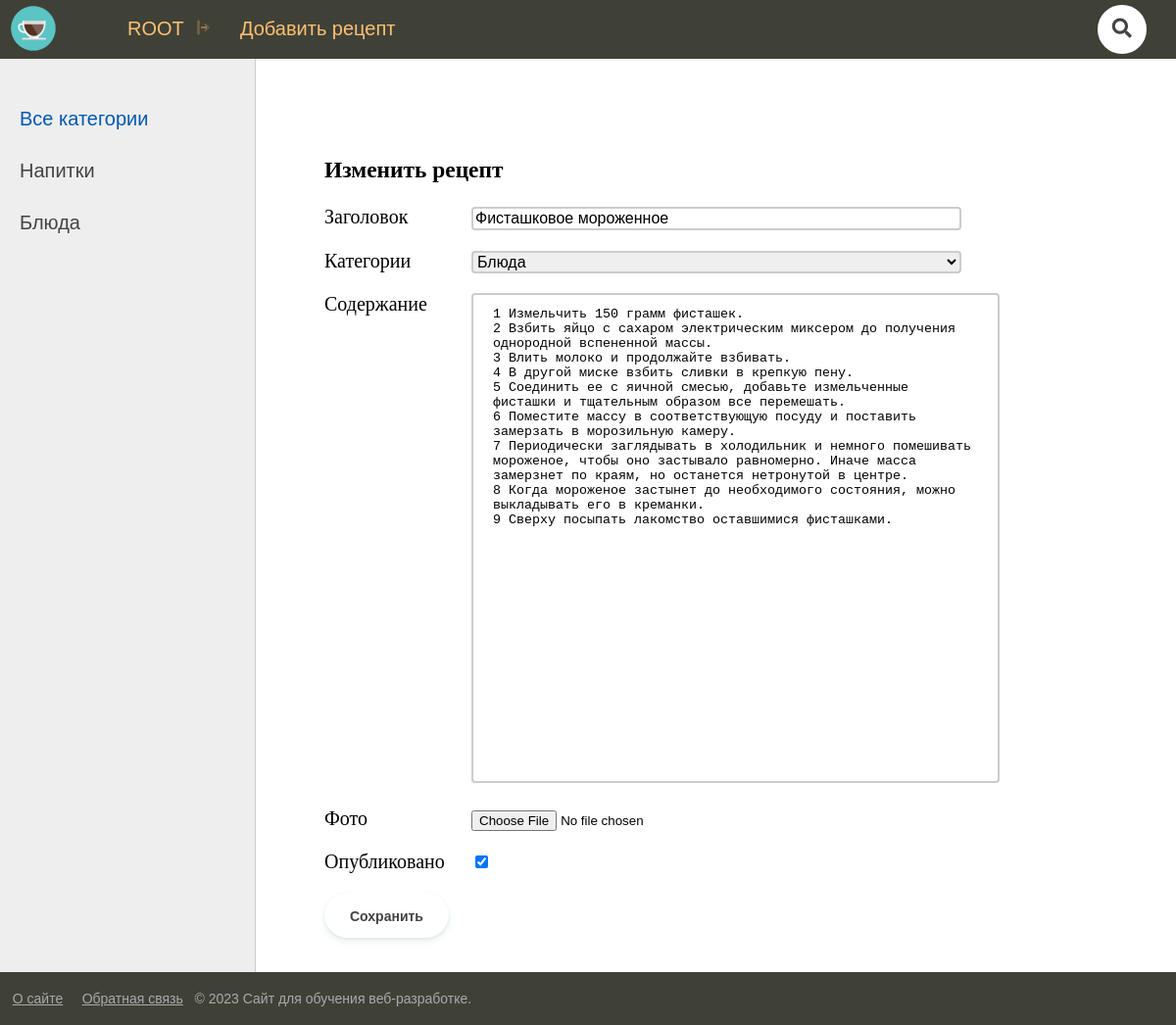
The app's page /post/blog-6/edite/ (signed in) with its own data.
### blog/models.py (models this page shows, shortened)
class Category(models.Model):
    name = models.CharField(max_length=100, db_index=True, verbose_name="Категория")
    slug = AutoSlugField(populate_from="name", max_length=255, unique=True, db_index=True, verbose_name="URL")
    def __str__(self):
        return self.name
    def get_absolute_url(self):
        return reverse('category', kwargs={'cat_slug': self.slug})
    class Meta:
        verbose_name = 'Категория'
        verbose_name_plural = 'Категории'
        ordering = ['id']

class Blog(models.Model):
    title = models.CharField(max_length=255, verbose_name="Заголовок")
    slug = AutoSlugField(populate_from="title", max_length=255, unique=True, db_index=True, verbose_name="URL")
    content = models.TextField(blank=True, verbose_name="Содержание")
    photo = models.ImageField(upload_to="photos/%Y/%m/%d/", verbose_name="Фото", blank=True)
    time_create = models.DateTimeField(auto_now_add=True, verbose_name="Время создания")
    time_update = models.DateTimeField(auto_now=True, verbose_name="Время изменения")
    is_published = models.BooleanField(default=False, verbose_name="Опубликовано")
    cat = models.ForeignKey('Category', on_delete=models.PROTECT, verbose_name="Категории")
    author = models.ForeignKey(User, on_delete=models.PROTECT, verbose_name="Автор")
    votes = GenericRelation("LikeDislike", related_query_name='blog')
    class Meta:
        verbose_name = 'Блог'
        verbose_name_plural = 'Блоги'
        ordering = ['-time_create', 'title']

### blog/views.py (the view)
# urls.py: path('post/<slug:slug>/edite/', PostUpdateView.as_view(), name='post_update'),
class PostUpdateView(DataMixin, UpdateView):
    model = Blog
    form_class = AddPostForm
    template_name = "blog/addpage.html"
    success_url = reverse_lazy("home")
    def dispatch(self, request, *args, **kwargs):
        author = Blog.objects.get(slug=self.kwargs["slug"]).author
        if request.user.is_authenticated and request.user == author:
            return super().dispatch(request, *args, **kwargs)
        else:
            return redirect("login")
    def get_context_data(self, *, object_list=None, **kwargs):
        context = super().get_context_data(**kwargs)
        context["title"] = "Изменить рецепт"
        c_def = self.get_user_data()
        context.update(c_def)
        return context

### blog/forms.py (shortened to what this page needs)
class AddPostForm(forms.ModelForm):
    def __init__(self, *args, **kwargs):
        super().__init__(*args, **kwargs)
        self.fields["cat"].empty_label = "Категория не выбрана"
    class Meta:
        model = Blog
        fields = ["title", "cat", "content", "photo", "is_published"]
        widgets ={
            "title": forms.TextInput(attrs={'class': 'form-input', "placeholder": "Название рецепта"}),
            "content": forms.Textarea(attrs={'cols': 60, 'rows': 10}),
        }

### blog/utils.py (called while the page is built)
    def get_user_data(self, **kwargs):
        context = kwargs
        cats = Category.objects.all()
        context["cats"] = cats
        context["header_menu"] = header_menu
        context["footer_menu"] = footer_menu
        if "cat_selected" not in context:
            context["cat_selected"] = 0
        return context

### blog/templates/blog/addpage.html (shortened to what this page needs)
{% extends 'blog/base.html' %}
{% block content %}
<h3>{{ title }}</h3>
<form action="{{ post.get_absolute_url }}" method="post" enctype="multipart/form-data">
{% for f in form %}
<p><label class="form-label" for="{{ f.id_for_label }}">{{ f.label }}</label>{{ f }}</p>
{% endfor %}
<button type="submit">Сохранить</button>
</form>
{% endblock %}

### blog/templates/blog/base.html (shortened to what this page needs)
{% load static %}
<!DOCTYPE html>
<html>
<head>
	<link type="text/css" href="{% static 'blog/css/styles.css' %}" rel="stylesheet" />
	<link rel="stylesheet" href="https://maxcdn.bootstrapcdn.com/font-awesome/4.5.0/css/font-awesome.min.css">
</head>
<body>
<table class="table-page" border=0 cellpadding="0" cellspacing="0">
<tr><td valign=top>
{% block mainmenu %}
		<div class="header">
			<ul id="mainmenu" class="mainmenu">
				<li class="logo"><a href="{% url 'home' %}"><div class="logo"></div></a></li>
				<li class="first">
				 {% if request.user.is_authenticated %}
					<li class="first"> {{user.username | upper }}&nbsp;&nbsp;<a href="{% url 'logout' %}"><img class="logout" src="{% static 'blog/images/logout1.svg' %}"</img></a></li>
				{% else %}
					<li class="first"><a href="{% url 'register' %}">Регистрация</a> | <a href="{% url 'login' %}">Войти</a></li>
				{% endif %}
				</li>
				{% for m in header_menu %}
					<li><a href="{% url m.url_name %}">{{m.title}}</a></li>
				{% endfor %}
				<li class="last">
					<li class="last">
						<link rel="stylesheet" href="https://use.fontawesome.com/releases/v5.3.1/css/all.css">
						<form class="search" action="{% url 'search' %}" method="get">
  							<i class="fa fa-search"></i>
						</form>
					</li>
				</li>
			</ul>
		</div>
{% endblock mainmenu %}
<table class="table-content" border=0 cellpadding="0" cellspacing="0">
<tr>
	<td valign="top" class="left-chapters">
	<ul id="leftchapters">
{% if cat_selected == 0 %}
		<li class="selected">Все категории</li>
{% else %}
		<li><a href="{% url 'home' %}">Все категории</a></li>
{% endif %}
{% for c in cats %}
		{% if cat_selected == c.pk %}
			<li class="selected">{{ c.name }}</li>
		{% else %}
			<li><a href="{{ c.get_absolute_url }}">{{ c.name }}</a></li>
		{% endif %}
{% endfor %}
	</ul>
</td>
<td valign="top" class="content">
	<div class="content-text">
{% block content %}
{% endblock %}
	</div>
</td></tr></table>
</td></tr>
<tr><td valign=top>
	<div id="footer">
	<p>
		{% for m in footer_menu %}
			&nbsp; <a href="{% url m.url_name %}">{{m.title}}</a> &nbsp;
		{% endfor %}
		&copy; {% now "Y" %} Сайт для обучения веб-разработке.
	</p>
	</div>
</td></tr></table>
</body>
</html>

### blog/static/blog/css/styles.css (style rules this page uses)
html, body { font-family: 'Arial'; margin: 0; padding: 0; height: 100%; width: 100%; color: #444; }
a { color: black; text-decoration: none; }
form.search { position: relative; top: 50%; left: 50%; transform: translate(-50%,-50%); transition: all 1s; width: 50px; height: 50px; background: white; box-sizing: border-box; border-radius: 25px; border: 4px solid white; padding: 5px; margin: 12px 0px 0 0px; }
.fa { box-sizing: border-box; padding: 10px; width: 42.5px; height: 42.5px; position: absolute; top: 0; right: 0; border-radius: 50%; color: #444; text-align: center; font-size: 1.2em; transition: all 1s; }
img { max-width: 600px; height: auto; }
img.logout { opacity:0.5; filter:alpha(opacity=50); }
.table-page { width: 100%; height: 100%; vertical-align: top; }
.table-page tr { height: 100%; }
.header { background: #3F4137; height: 60px; z-index: 999999; }
.logo { background: url('../images/logo.png') no-repeat 10px 5px; width: 70px; height: 60px; }
ul.mainmenu { list-style: none; margin: 0; padding: 0; height: 60px; color: #fdc073; font-size: 20px; overflow: hidden; }
ul.mainmenu li { float: left; margin: 18px 0px 0 30px; }
ul.mainmenu li.logo { margin: 0; }
ul.mainmenu li.last { float: right; }
ul.mainmenu li a { color: #fdc073; text-decoration: none; }
.table-content { width: 100%; min-height: 100%; height: 100%; }
.left-chapters { margin: 0; background: #eee; border-right: 1px solid #ccc; min-height: 100%; }
.left-chapters ul { width: 230px; min-height: 100%; margin: 0; padding: 20px 10px 10px 20px; list-style: none; font-size: 20px; min-height: calc(100vh - 55px); }
.left-chapters ul li { margin: 30px 0 0 0; color: #999; }
.left-chapters ul li.selected { color: #0059b2; }
.left-chapters ul li a { color: #444; text-decoration: none; }
.content { padding: 40px 20px 20px 40px; width: 100%; box-sizing: border-box; }
.content-text { margin: 60px 0 0 30px; color: #000; font-size: 20px; font-family: Yandex Sans Display Light; }
#footer { box-sizing: border-box; background: #3F4137; padding: 5px; color: #aaa; font-size: 14px; font-family: Verdana, Geneva, Arial, Helvetica; text-align: left; overflow: hidden; }
#footer a { text-decoration: underline; color: #aaa; }
.form-input { width: 492px; font-size: 16px; border: 2px solid #ccc; border-radius: 4px; font-size: 16px; }
.form-label { display: inline-block; min-width: 150px; vertical-align: top; }
button { display: inline-block; box-sizing: border-box; padding: 0 25px; margin: 0 15px 15px 0; outline: none; border: 1px solid #fff; border-radius: 50px; height: 46px; line-height: 46px; font-size: 14px; font-weight: 600; text-decoration: none; color: #444; background-color: #fff; box-shadow: 0 4px 6px rgb(65 132 144 / 10%), 0 1px 3px rgb(0 0 0 / 8%); cursor: pointer; user-select: none; appearance: none; touch-action: manipulation; vertical-align: top; transition: box-shadow 0.2s; }
textarea { height: 500px; padding: 12px 20px; box-sizing: border-box; border: 2px solid #ccc; border-radius: 4px; resize: none; }
select#id_cat { width: 500px; font-size: 16px; border: 2px solid #ccc; border-radius: 4px; font-size: 16px; }

### records on screen
Category: name "Напитки"
Category: name "Блюда"
Blog: form "Фисташковое мороженное" "Блюда" "1 Измельчить 150 грамм фисташек. 2 Взбить яйцо с сахаром электрическим миксером до получения однородной вспененной массы. 3 Влить молоко и продолжайте взбивать. 4 В другой миске взбить сливки в крепкую пену. 5 Соединить ее с яичной смесью, добавьте измельченные фисташки и тщательным образом все перемешать. 6 Поместите массу в соответствующую посуду и поставить замерзать в морозильную камеру. 7 Периодически заглядывать в холодильник и немного помешивать мороженое, чтобы оно застывало равномерно. Иначе масса замерзнет по краям, но останется нетронутой в центре. 8 Когда мороженое застынет до необходимого состояния, можно выкладывать его в креманки. 9 Сверху посыпать лакомство оставшимися…" "☑"

### other values on screen
{{ user.username | upper }} "ROOT"
{{ m.title }} "Добавить рецепт"
{{ title }} "Изменить рецепт"
{{ f.label }} "Заголовок" "Категории" "Содержание" "Фото" "Опубликовано"
{{ m.title }} "О сайте" "Обратная связь"
